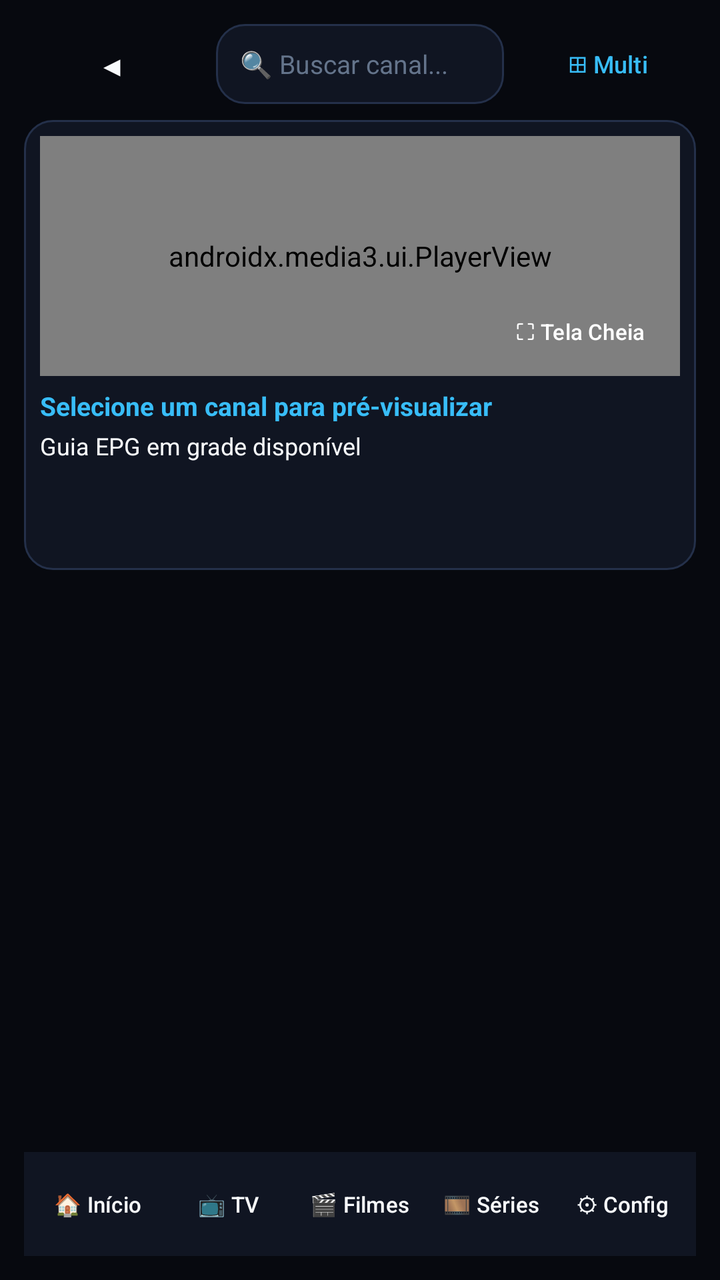
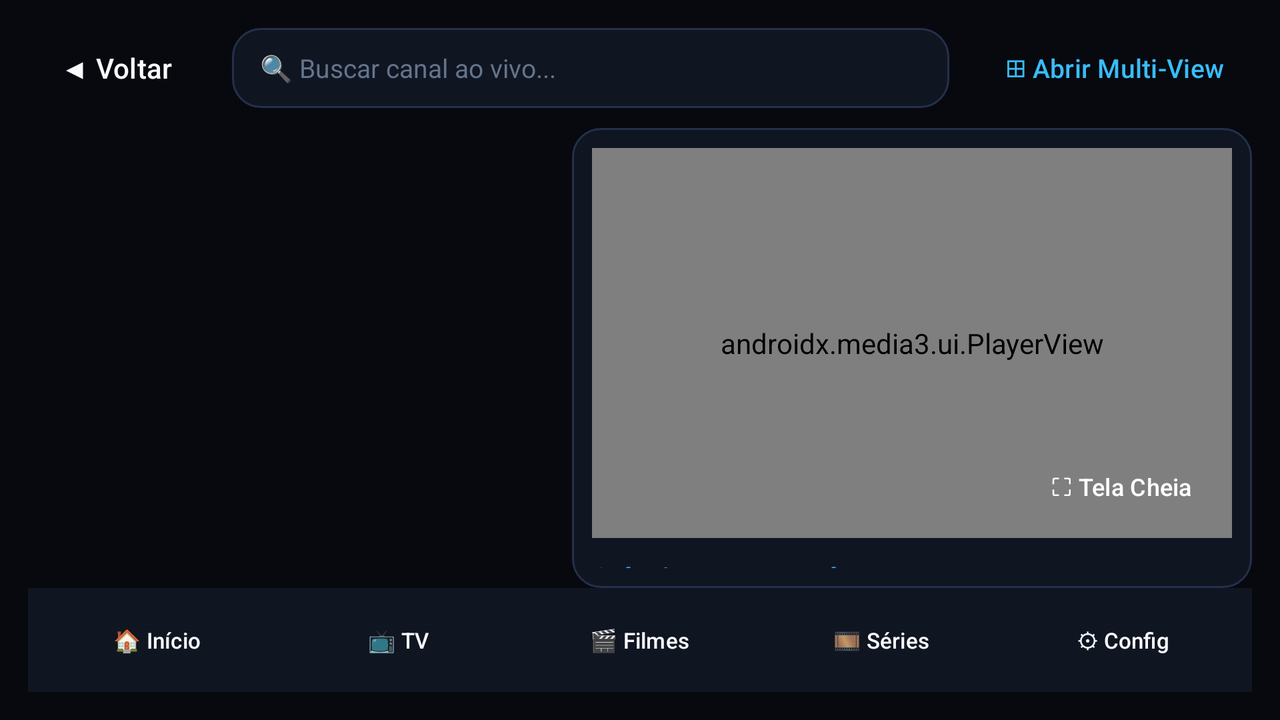

Two renders of one Android screen. The first uses the default layout on a phone; the second uses the alternative layout the repository ships for a different screen configuration, on a matching device. The two XML files are below.
<!-- AndroidManifest.xml: application theme Theme.NovaTV -->
<!-- res/layout/activity_live_tv.xml -->
<?xml version="1.0" encoding="utf-8"?>
<LinearLayout xmlns:android="http://schemas.android.com/apk/res/android"
    xmlns:app="http://schemas.android.com/apk/res-auto"
    android:layout_width="match_parent"
    android:layout_height="match_parent"
    android:background="@color/bg_cinema"
    android:fitsSystemWindows="true"
    android:orientation="vertical"
    android:padding="12dp">

    
    <LinearLayout
        android:layout_width="match_parent"
        android:layout_height="wrap_content"
        android:gravity="center_vertical"
        android:orientation="horizontal"
        android:paddingBottom="8dp">

        <Button
            android:id="@+id/btn_back"
            style="@style/Widget.Material3.Button.TextButton"
            android:layout_width="wrap_content"
            android:layout_height="38dp"
            android:background="@drawable/selector_cinema_button"
            android:focusable="true"
            android:paddingHorizontal="12dp"
            android:text="◀"
            android:textColor="@color/text_primary" />

        <EditText
            android:id="@+id/et_search"
            android:layout_width="0dp"
            android:layout_height="40dp"
            android:layout_marginHorizontal="8dp"
            android:layout_weight="1"
            android:background="@drawable/selector_cinema_card"
            android:focusable="true"
            android:hint="🔍 Buscar canal..."
            android:inputType="text"
            android:maxLines="1"
            android:paddingHorizontal="12dp"
            android:textColor="@color/text_primary"
            android:textColorHint="@color/text_muted"
            android:textSize="13sp" />

        <Button
            android:id="@+id/btn_multiview"
            style="@style/Widget.Material3.Button.TextButton"
            android:layout_width="wrap_content"
            android:layout_height="38dp"
            android:background="@drawable/selector_cinema_button"
            android:focusable="true"
            android:paddingHorizontal="10dp"
            android:text="⊞ Multi"
            android:textColor="@color/accent_cyan"
            android:textSize="12sp" />
    </LinearLayout>

    
    <LinearLayout
        android:layout_width="match_parent"
        android:layout_height="225dp"
        android:layout_marginBottom="10dp"
        android:background="@drawable/selector_cinema_card"
        android:orientation="vertical"
        android:padding="8dp">

        <FrameLayout
            android:layout_width="match_parent"
            android:layout_height="120dp"
            android:background="#000000">

            <androidx.media3.ui.PlayerView
                android:id="@+id/mini_player_view"
                android:layout_width="match_parent"
                android:layout_height="match_parent"
                app:resize_mode="fit"
                app:use_controller="false" />

            <Button
                android:id="@+id/btn_fullscreen"
                style="@style/Widget.Material3.Button.TextButton"
                android:layout_width="wrap_content"
                android:layout_height="34dp"
                android:layout_gravity="bottom|end"
                android:layout_margin="6dp"
                android:background="@drawable/selector_cinema_button"
                android:focusable="true"
                android:paddingHorizontal="10dp"
                android:text="⛶ Tela Cheia"
                android:textColor="#FFFFFF"
                android:textSize="11sp" />
        </FrameLayout>

        <TextView
            android:id="@+id/tv_epg_now"
            android:layout_width="match_parent"
            android:layout_height="wrap_content"
            android:ellipsize="end"
            android:maxLines="2"
            android:paddingTop="6dp"
            android:text="Selecione um canal para pré-visualizar"
            android:textColor="@color/accent_cyan"
            android:textSize="13sp"
            android:textStyle="bold" />

        <ScrollView
            android:layout_width="match_parent"
            android:layout_height="0dp"
            android:layout_marginTop="3dp"
            android:layout_weight="1"
            android:scrollbars="none">

            <TextView
                android:id="@+id/tv_epg_timeline"
                android:layout_width="match_parent"
                android:layout_height="wrap_content"
                android:lineSpacingExtra="3dp"
                android:text="Guia EPG em grade disponível"
                android:textColor="@color/text_primary"
                android:textSize="12sp" />
        </ScrollView>
    </LinearLayout>

    
    <androidx.recyclerview.widget.RecyclerView
        android:id="@+id/rv_categories"
        android:layout_width="match_parent"
        android:layout_height="44dp"
        android:layout_marginBottom="8dp"
        android:orientation="horizontal" />

    
    <androidx.recyclerview.widget.RecyclerView
        android:id="@+id/rv_channels"
        android:layout_width="match_parent"
        android:layout_height="0dp"
        android:layout_weight="1" />

    <include
        android:id="@+id/quick_nav"
        layout="@layout/view_quick_nav" />

</LinearLayout>
<!-- res/layout/view_quick_nav.xml (included above) -->
<?xml version="1.0" encoding="utf-8"?>
<LinearLayout xmlns:android="http://schemas.android.com/apk/res/android"
    android:layout_width="match_parent"
    android:layout_height="wrap_content"
    android:background="@color/bg_surface"
    android:gravity="center_vertical"
    android:orientation="horizontal"
    android:paddingHorizontal="6dp"
    android:paddingVertical="6dp">

    <Button
        android:id="@+id/nav_home"
        style="@style/Widget.Material3.Button.TextButton"
        android:layout_width="0dp"
        android:layout_height="40dp"
        android:layout_marginEnd="4dp"
        android:layout_weight="1"
        android:background="@drawable/selector_cinema_button"
        android:focusable="true"
        android:maxLines="1"
        android:padding="0dp"
        android:text="🏠 Início"
        android:textColor="@color/text_primary"
        android:textSize="11sp" />

    <Button
        android:id="@+id/nav_live"
        style="@style/Widget.Material3.Button.TextButton"
        android:layout_width="0dp"
        android:layout_height="40dp"
        android:layout_marginEnd="4dp"
        android:layout_weight="1"
        android:background="@drawable/selector_cinema_button"
        android:focusable="true"
        android:maxLines="1"
        android:padding="0dp"
        android:text="📺 TV"
        android:textColor="@color/text_primary"
        android:textSize="11sp" />

    <Button
        android:id="@+id/nav_movies"
        style="@style/Widget.Material3.Button.TextButton"
        android:layout_width="0dp"
        android:layout_height="40dp"
        android:layout_marginEnd="4dp"
        android:layout_weight="1"
        android:background="@drawable/selector_cinema_button"
        android:focusable="true"
        android:maxLines="1"
        android:padding="0dp"
        android:text="🎬 Filmes"
        android:textColor="@color/text_primary"
        android:textSize="11sp" />

    <Button
        android:id="@+id/nav_series"
        style="@style/Widget.Material3.Button.TextButton"
        android:layout_width="0dp"
        android:layout_height="40dp"
        android:layout_marginEnd="4dp"
        android:layout_weight="1"
        android:background="@drawable/selector_cinema_button"
        android:focusable="true"
        android:maxLines="1"
        android:padding="0dp"
        android:text="🎞️ Séries"
        android:textColor="@color/text_primary"
        android:textSize="11sp" />

    <Button
        android:id="@+id/nav_settings"
        style="@style/Widget.Material3.Button.TextButton"
        android:layout_width="0dp"
        android:layout_height="40dp"
        android:layout_weight="1"
        android:background="@drawable/selector_cinema_button"
        android:focusable="true"
        android:maxLines="1"
        android:padding="0dp"
        android:text="⚙ Config"
        android:textColor="@color/text_primary"
        android:textSize="11sp" />

</LinearLayout>
<!-- resources referenced by this layout -->
<resources>
  <color name="accent_cyan">#38BDF8</color>
  <color name="bg_cinema">#07090F</color>
  <color name="bg_surface">#101522</color>
  <color name="text_muted">#64748B</color>
  <color name="text_primary">#F8FAFC</color>
  <!-- drawable selector_cinema_button (drawable) -->
  <?xml version="1.0" encoding="utf-8"?>
  <selector xmlns:android="http://schemas.android.com/apk/res/android">
      <item android:state_focused="true">
          <shape android:shape="rectangle">
              <solid android:color="#0284C7" />
              <stroke android:width="3dp" android:color="#FACC15" />
              <corners android:radius="12dp" />
          </shape>
      </item>
      <item android:state_selected="true">
          <shape android:shape="rectangle">
              <solid android:color="#1D4ED8" />
              <stroke android:width="2dp" android:color="#38BDF8" />
              <corners android:radius="12dp" />
          </shape>
      </item>
      <item android:state_pressed="true">
          <shape android:shape="rectangle">
              <solid android:color="#1E40AF" />
              <stroke android:width="2dp" android:color="#FFFFFF" />
              <corners android:radius="12dp" />
          </shape>
      </item>
      <item>
          <shape android:shape="rectangle">
              <solid android:color="#182033" />
              <stroke android:width="1dp" android:color="#2E3C5C" />
              <corners android:radius="12dp" />
          </shape>
      </item>
  </selector>
  <!-- drawable selector_cinema_card (drawable) -->
  <?xml version="1.0" encoding="utf-8"?>
  <selector xmlns:android="http://schemas.android.com/apk/res/android">
      <item android:state_focused="true">
          <shape android:shape="rectangle">
              <solid android:color="#1E3A5F" />
              <stroke android:width="3dp" android:color="#FACC15" />
              <corners android:radius="14dp" />
          </shape>
      </item>
      <item android:state_selected="true">
          <shape android:shape="rectangle">
              <solid android:color="#172554" />
              <stroke android:width="2dp" android:color="#38BDF8" />
              <corners android:radius="14dp" />
          </shape>
      </item>
      <item android:state_pressed="true">
          <shape android:shape="rectangle">
              <solid android:color="#23304A" />
              <stroke android:width="2dp" android:color="#3B82F6" />
              <corners android:radius="14dp" />
          </shape>
      </item>
      <item>
          <shape android:shape="rectangle">
              <solid android:color="#101522" />
              <stroke android:width="1dp" android:color="#24304A" />
              <corners android:radius="14dp" />
          </shape>
      </item>
  </selector>
  <style name="Theme.NovaTV" parent="Theme.Material3.Dark.NoActionBar">
          <item name="colorPrimary">@color/accent_primary</item>
          <item name="colorSecondary">@color/accent_cyan</item>
          <item name="materialButtonStyle">@style/NovaTvButton</item>
          <item name="android:windowBackground">@color/bg_cinema</item>
          <item name="android:statusBarColor">@color/bg_cinema</item>
          <item name="android:navigationBarColor">@color/bg_cinema</item>
      </style>
  <color name="accent_primary">#3B82F6</color>
  <style name="NovaTvButton" parent="Widget.Material3.Button.TextButton">
          <item name="backgroundTint">@null</item>
          <item name="android:textAllCaps">false</item>
          <item name="android:minWidth">0dp</item>
          <item name="android:minHeight">0dp</item>
      </style>
</resources>
<!-- res/layout-land/activity_live_tv.xml (the repository's variant of the layout above) -->
<!-- drawn on the phone turned sideways -->
<?xml version="1.0" encoding="utf-8"?>
<LinearLayout xmlns:android="http://schemas.android.com/apk/res/android"
    xmlns:app="http://schemas.android.com/apk/res-auto"
    android:layout_width="match_parent"
    android:layout_height="match_parent"
    android:background="@color/bg_cinema"
    android:orientation="vertical"
    android:padding="14dp">

    
    <LinearLayout
        android:layout_width="match_parent"
        android:layout_height="wrap_content"
        android:gravity="center_vertical"
        android:orientation="horizontal"
        android:paddingBottom="10dp">

        <Button
            android:id="@+id/btn_back"
            style="@style/Widget.Material3.Button.TextButton"
            android:layout_width="wrap_content"
            android:layout_height="40dp"
            android:background="@drawable/selector_cinema_button"
            android:focusable="true"
            android:paddingHorizontal="14dp"
            android:text="◀ Voltar"
            android:textColor="@color/text_primary" />

        <EditText
            android:id="@+id/et_search"
            android:layout_width="0dp"
            android:layout_height="40dp"
            android:layout_marginHorizontal="14dp"
            android:layout_weight="1"
            android:background="@drawable/selector_cinema_card"
            android:focusable="true"
            android:hint="🔍 Buscar canal ao vivo..."
            android:inputType="text"
            android:maxLines="1"
            android:paddingHorizontal="14dp"
            android:textColor="@color/text_primary"
            android:textColorHint="@color/text_muted"
            android:textSize="13sp" />

        <Button
            android:id="@+id/btn_multiview"
            style="@style/Widget.Material3.Button.TextButton"
            android:layout_width="wrap_content"
            android:layout_height="40dp"
            android:background="@drawable/selector_cinema_button"
            android:focusable="true"
            android:paddingHorizontal="14dp"
            android:text="⊞ Abrir Multi-View"
            android:textColor="@color/accent_cyan"
            android:textSize="13sp" />
    </LinearLayout>

    
    <LinearLayout
        android:layout_width="match_parent"
        android:layout_height="0dp"
        android:layout_weight="1"
        android:orientation="horizontal">

        <androidx.recyclerview.widget.RecyclerView
            android:id="@+id/rv_categories"
            android:layout_width="190dp"
            android:layout_height="match_parent"
            android:layout_marginEnd="10dp"
            android:orientation="vertical" />

        <androidx.recyclerview.widget.RecyclerView
            android:id="@+id/rv_channels"
            android:layout_width="0dp"
            android:layout_height="match_parent"
            android:layout_marginEnd="12dp"
            android:layout_weight="1" />

        
        <LinearLayout
            android:layout_width="340dp"
            android:layout_height="match_parent"
            android:background="@drawable/selector_cinema_card"
            android:orientation="vertical"
            android:padding="10dp">

            <FrameLayout
                android:layout_width="match_parent"
                android:layout_height="195dp"
                android:background="#000000">

                <androidx.media3.ui.PlayerView
                    android:id="@+id/mini_player_view"
                    android:layout_width="match_parent"
                    android:layout_height="match_parent"
                    app:resize_mode="fit"
                    app:use_controller="false" />

                <Button
                    android:id="@+id/btn_fullscreen"
                    style="@style/Widget.Material3.Button.TextButton"
                    android:layout_width="wrap_content"
                    android:layout_height="36dp"
                    android:layout_gravity="bottom|end"
                    android:layout_margin="8dp"
                    android:background="@drawable/selector_cinema_button"
                    android:focusable="true"
                    android:paddingHorizontal="12dp"
                    android:text="⛶ Tela Cheia"
                    android:textColor="#FFFFFF"
                    android:textSize="12sp" />
            </FrameLayout>

            <TextView
                android:id="@+id/tv_epg_now"
                android:layout_width="match_parent"
                android:layout_height="wrap_content"
                android:layout_marginTop="10dp"
                android:ellipsize="end"
                android:maxLines="2"
                android:text="Selecione um canal"
                android:textColor="@color/accent_cyan"
                android:textSize="14sp"
                android:textStyle="bold" />

            <ScrollView
                android:layout_width="match_parent"
                android:layout_height="0dp"
                android:layout_marginTop="6dp"
                android:layout_weight="1"
                android:scrollbars="none">

                <TextView
                    android:id="@+id/tv_epg_timeline"
                    android:layout_width="match_parent"
                    android:layout_height="wrap_content"
                    android:lineSpacingExtra="5dp"
                    android:text="Programação EPG aparecerá aqui."
                    android:textColor="@color/text_primary"
                    android:textSize="13sp" />
            </ScrollView>
        </LinearLayout>
    </LinearLayout>

    <include
        android:id="@+id/quick_nav"
        layout="@layout/view_quick_nav" />

</LinearLayout>
